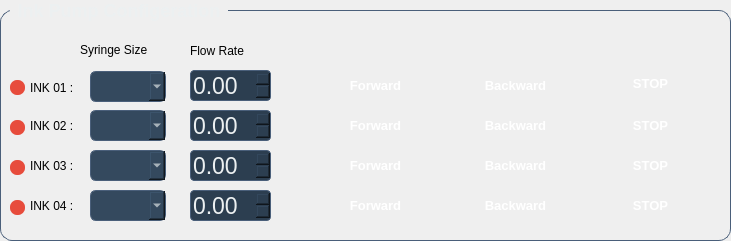
   <widget class="QGroupBox" name="inkpumpgroupBox">
    <property name="geometry">
     <rect>
      <x>10</x>
      <y>120</y>
      <width>731</width>
      <height>241</height>
     </rect>
    </property>
    <property name="styleSheet">
     <string notr="true">QGroupBox {
    background: qlineargradient(x1:0, y1:0, x2:1, y2:1, 
                stop:0 #34495e, stop:1 #2c3e50);
    border: 1px solid #4a5f7a;
    border-radius: 12px;
    color: #ecf0f1;
    font-size: 18px;
    font-weight: 600;
    margin-top: 10px;
    padding-top: 10px;
}

QGroupBox::title {
    color: #ecf0f1;
    left: 10px;
    padding: 0 5px;
    subcontrol-origin: margin;
    subcontrol-position: top left;
}</string>
    </property>
    <property name="title">
     <string>Ink Pump Configeration</string>
    </property>
    <widget class="QLabel" name="label_2">
     <property name="geometry">
      <rect>
       <x>30</x>
       <y>72</y>
       <width>51</width>
       <height>31</height>
      </rect>
     </property>
     <property name="text">
      <string>INK 01 :</string>
     </property>
    </widget>
    <widget class="QLabel" name="label_3">
     <property name="geometry">
      <rect>
       <x>30</x>
       <y>110</y>
       <width>51</width>
       <height>31</height>
      </rect>
     </property>
     <property name="text">
      <string>INK 02 :</string>
     </property>
    </widget>
    <widget class="QLabel" name="label_4">
     <property name="geometry">
      <rect>
       <x>30</x>
       <y>150</y>
       <width>61</width>
       <height>31</height>
      </rect>
     </property>
     <property name="text">
      <string>INK 03 :</string>
     </property>
    </widget>
    <widget class="QLabel" name="label_5">
     <property name="geometry">
      <rect>
       <x>30</x>
       <y>190</y>
       <width>51</width>
       <height>31</height>
      </rect>
     </property>
     <property name="text">
      <string>INK 04 :</string>
     </property>
    </widget>
    <widget class="QLabel" name="label_6">
     <property name="geometry">
      <rect>
       <x>80</x>
       <y>40</y>
       <width>101</width>
       <height>20</height>
      </rect>
     </property>
     <property name="styleSheet">
      <string notr="true"/>
     </property>
     <property name="text">
      <string>Syringe Size</string>
     </property>
    </widget>
    <widget class="QComboBox" name="syringersizecomboBox01">
     <property name="geometry">
      <rect>
       <x>90</x>
       <y>71</y>
       <width>76</width>
       <height>31</height>
      </rect>
     </property>
     <property name="styleSheet">
      <string notr="true">QComboBox {
    background: #34495e;
    border: 1px solid #4a5f7a;
    border-radius: 6px;
    color: #ecf0f1;
    font-size: 13px;
    padding: 6px 12px;
    min-width: 50px;
}

QComboBox:focus {
    border: 1px solid #3498db;
}


QComboBox QAbstractItemView {
    background: #34495e;
    border: 1px solid #4a5f7a;
    color: #ecf0f1;
    selection-background-color: #3498db;
}</string>
     </property>
    </widget>
    <widget class="QComboBox" name="syringersizecomboBox02">
     <property name="geometry">
      <rect>
       <x>90</x>
       <y>110</y>
       <width>76</width>
       <height>31</height>
      </rect>
     </property>
     <property name="styleSheet">
      <string notr="true">QComboBox {
    background: #34495e;
    border: 1px solid #4a5f7a;
    border-radius: 6px;
    color: #ecf0f1;
    font-size: 13px;
    padding: 6px 12px;
    min-width: 50px;
}

QComboBox:focus {
    border: 1px solid #3498db;
}


QComboBox QAbstractItemView {
    background: #34495e;
    border: 1px solid #4a5f7a;
    color: #ecf0f1;
    selection-background-color: #3498db;
}</string>
     </property>
    </widget>
    <widget class="QComboBox" name="syringersizecomboBox03">
     <property name="geometry">
      <rect>
       <x>90</x>
       <y>150</y>
       <width>76</width>
       <height>31</height>
      </rect>
     </property>
     <property name="styleSheet">
      <string notr="true">QComboBox {
    background: #34495e;
    border: 1px solid #4a5f7a;
    border-radius: 6px;
    color: #ecf0f1;
    font-size: 13px;
    padding: 6px 12px;
    min-width: 50px;
}

QComboBox:focus {
    border: 1px solid #3498db;
}


QComboBox QAbstractItemView {
    background: #34495e;
    border: 1px solid #4a5f7a;
    color: #ecf0f1;
    selection-background-color: #3498db;
}</string>
     </property>
    </widget>
    <widget class="QComboBox" name="syringersizecomboBox04">
     <property name="geometry">
      <rect>
       <x>90</x>
       <y>190</y>
       <width>76</width>
       <height>31</height>
      </rect>
     </property>
     <property name="styleSheet">
      <string notr="true">QComboBox {
    background: #34495e;
    border: 1px solid #4a5f7a;
    border-radius: 6px;
    color: #ecf0f1;
    font-size: 13px;
    padding: 6px 12px;
    min-width: 50px;
}

QComboBox:focus {
    border: 1px solid #3498db;
}


QComboBox QAbstractItemView {
    background: #34495e;
    border: 1px solid #4a5f7a;
    color: #ecf0f1;
    selection-background-color: #3498db;
}</string>
     </property>
    </widget>
    <widget class="QLabel" name="label_7">
     <property name="geometry">
      <rect>
       <x>190</x>
       <y>40</y>
       <width>81</width>
       <height>21</height>
      </rect>
     </property>
     <property name="text">
      <string>Flow Rate</string>
     </property>
    </widget>
    <widget class="QDoubleSpinBox" name="flowratedoubleSpinBox01">
     <property name="geometry">
      <rect>
       <x>190</x>
       <y>70</y>
       <width>81</width>
       <height>31</height>
      </rect>
     </property>
     <property name="styleSheet">
      <string notr="true">QDoubleSpinBox {
    background: #2c3e50;
    border: 1px solid #4a5f7a;
    border-radius: 4px;
    color: #ecf0f1;
    font-size: 23px;

}

QDoubleSpinBox:focus {
    border: 1px solid #3498db;
}
</string>
     </property>
    </widget>
    <widget class="QDoubleSpinBox" name="flowratedoubleSpinBox02">
     <property name="geometry">
      <rect>
       <x>190</x>
       <y>110</y>
       <width>81</width>
       <height>31</height>
      </rect>
     </property>
     <property name="styleSheet">
      <string notr="true">QDoubleSpinBox {
    background: #2c3e50;
    border: 1px solid #4a5f7a;
    border-radius: 4px;
    color: #ecf0f1;
    font-size: 23px;

}

QDoubleSpinBox:focus {
    border: 1px solid #3498db;
}
</string>
     </property>
    </widget>
    <widget class="QDoubleSpinBox" name="flowratedoubleSpinBox03">
     <property name="geometry">
      <rect>
       <x>190</x>
       <y>150</y>
       <width>81</width>
       <height>31</height>
      </rect>
     </property>
     <property name="styleSheet">
      <string notr="true">QDoubleSpinBox {
    background: #2c3e50;
    border: 1px solid #4a5f7a;
    border-radius: 4px;
    color: #ecf0f1;
    font-size: 23px;

}

QDoubleSpinBox:focus {
    border: 1px solid #3498db;
}
</string>
     </property>
    </widget>
    <widget class="QDoubleSpinBox" name="flowratedoubleSpinBox04">
     <property name="geometry">
      <rect>
       <x>190</x>
       <y>190</y>
       <width>81</width>
       <height>31</height>
      </rect>
     </property>
     <property name="styleSheet">
      <string notr="true">QDoubleSpinBox {
    background: #2c3e50;
    border: 1px solid #4a5f7a;
    border-radius: 4px;
    color: #ecf0f1;
    font-size: 23px;

}

QDoubleSpinBox:focus {
    border: 1px solid #3498db;
}
</string>
     </property>
    </widget>
    <widget class="QPushButton" name="inkmotorpushButton01Forward">
     <property name="geometry">
      <rect>
       <x>320</x>
       <y>70</y>
       <width>111</width>
       <height>31</height>
      </rect>
     </property>
     <property name="styleSheet">
      <string notr="true">QPushButton {
    background: qlineargradient(x1:0, y1:0, x2:1, y2:1, 
                stop:0 #3498db, stop:1 #2980b9);
    border: none;
    border-radius: 6px;
    color: white;
    font-size: 13px;
    font-weight: 500;
    padding: 8px 16px;
    text-transform: uppercase;
}

QPushButton:hover {
    background: qlineargradient(x1:0, y1:0, x2:1, y2:1, 
                stop:0 #52a8e0, stop:1 #3498db);
}

QPushButton:pressed {
    background: qlineargradient(x1:0, y1:0, x2:1, y2:1, 
                stop:0 #2980b9, stop:1 #1f5f8b);
}</string>
     </property>
     <property name="text">
      <string>Forward</string>
     </property>
    </widget>
    <widget class="QPushButton" name="inkmotorpushButton02Forward">
     <property name="geometry">
      <rect>
       <x>320</x>
       <y>110</y>
       <width>111</width>
       <height>31</height>
      </rect>
     </property>
     <property name="styleSheet">
      <string notr="true">QPushButton {
    background: qlineargradient(x1:0, y1:0, x2:1, y2:1, 
                stop:0 #3498db, stop:1 #2980b9);
    border: none;
    border-radius: 6px;
    color: white;
    font-size: 13px;
    font-weight: 500;
    padding: 8px 16px;
    text-transform: uppercase;
}

QPushButton:hover {
    background: qlineargradient(x1:0, y1:0, x2:1, y2:1, 
                stop:0 #52a8e0, stop:1 #3498db);
}

QPushButton:pressed {
    background: qlineargradient(x1:0, y1:0, x2:1, y2:1, 
                stop:0 #2980b9, stop:1 #1f5f8b);
}</string>
     </property>
     <property name="text">
      <string>Forward</string>
     </property>
    </widget>
    <widget class="QPushButton" name="inkmotorpushButton03Forward">
     <property name="geometry">
      <rect>
       <x>320</x>
       <y>150</y>
       <width>111</width>
       <height>31</height>
      </rect>
     </property>
     <property name="styleSheet">
      <string notr="true">QPushButton {
    background: qlineargradient(x1:0, y1:0, x2:1, y2:1, 
                stop:0 #3498db, stop:1 #2980b9);
    border: none;
    border-radius: 6px;
    color: white;
    font-size: 13px;
    font-weight: 500;
    padding: 8px 16px;
    text-transform: uppercase;
}

QPushButton:hover {
    background: qlineargradient(x1:0, y1:0, x2:1, y2:1, 
                stop:0 #52a8e0, stop:1 #3498db);
}

QPushButton:pressed {
    background: qlineargradient(x1:0, y1:0, x2:1, y2:1, 
                stop:0 #2980b9, stop:1 #1f5f8b);
}</string>
     </property>
     <property name="text">
      <string>Forward</string>
     </property>
    </widget>
    <widget class="QPushButton" name="inkmotorpushButton04Forward">
     <property name="geometry">
      <rect>
       <x>320</x>
       <y>190</y>
       <width>111</width>
       <height>31</height>
      </rect>
     </property>
     <property name="styleSheet">
      <string notr="true">QPushButton {
    background: qlineargradient(x1:0, y1:0, x2:1, y2:1, 
                stop:0 #3498db, stop:1 #2980b9);
    border: none;
    border-radius: 6px;
    color: white;
    font-size: 13px;
    font-weight: 500;
    padding: 8px 16px;
    text-transform: uppercase;
}

QPushButton:hover {
    background: qlineargradient(x1:0, y1:0, x2:1, y2:1, 
                stop:0 #52a8e0, stop:1 #3498db);
}

QPushButton:pressed {
    background: qlineargradient(x1:0, y1:0, x2:1, y2:1, 
                stop:0 #2980b9, stop:1 #1f5f8b);
}</string>
     </property>
     <property name="text">
      <string>Forward</string>
     </property>
    </widget>
    <widget class="QPushButton" name="inkmotorpushButton01Backward">
     <property name="geometry">
      <rect>
       <x>460</x>
       <y>70</y>
       <width>111</width>
       <height>31</height>
      </rect>
     </property>
     <property name="styleSheet">
      <string notr="true">QPushButton {
    background: qlineargradient(x1:0, y1:0, x2:1, y2:1, 
                stop:0 #7f8c8d, stop:1 #95a5a6);
    border: none;
    border-radius: 6px;
    color: white;
    font-size: 13px;
    font-weight: 500;
    padding: 8px 16px;
    text-transform: uppercase;
}

QPushButton:hover {
    background: qlineargradient(x1:0, y1:0, x2:1, y2:1, 
                stop:0 #95a5a6, stop:1 #b2bec3);
}
</string>
     </property>
     <property name="text">
      <string>Backward</string>
     </property>
    </widget>
    <widget class="QPushButton" name="inkmotorpushButton02Backward">
     <property name="geometry">
      <rect>
       <x>460</x>
       <y>110</y>
       <width>111</width>
       <height>31</height>
      </rect>
     </property>
     <property name="styleSheet">
      <string notr="true">QPushButton {
    background: qlineargradient(x1:0, y1:0, x2:1, y2:1, 
                stop:0 #7f8c8d, stop:1 #95a5a6);
    border: none;
    border-radius: 6px;
    color: white;
    font-size: 13px;
    font-weight: 500;
    padding: 8px 16px;
    text-transform: uppercase;
}

QPushButton:hover {
    background: qlineargradient(x1:0, y1:0, x2:1, y2:1, 
                stop:0 #95a5a6, stop:1 #b2bec3);
}
</string>
     </property>
     <property name="text">
      <string>Backward</string>
     </property>
    </widget>
    <widget class="QPushButton" name="inkmotorpushButton03Backward">
     <property name="geometry">
      <rect>
       <x>460</x>
       <y>150</y>
       <width>111</width>
       <height>31</height>
      </rect>
     </property>
     <property name="styleSheet">
      <string notr="true">QPushButton {
    background: qlineargradient(x1:0, y1:0, x2:1, y2:1, 
                stop:0 #7f8c8d, stop:1 #95a5a6);
    border: none;
    border-radius: 6px;
    color: white;
    font-size: 13px;
    font-weight: 500;
    padding: 8px 16px;
    text-transform: uppercase;
}

QPushButton:hover {
    background: qlineargradient(x1:0, y1:0, x2:1, y2:1, 
                stop:0 #95a5a6, stop:1 #b2bec3);
}
</string>
     </property>
     <property name="text">
      <string>Backward</string>
     </property>
    </widget>
    <widget class="QPushButton" name="inkmotorpushButton03Backward_2">
     <property name="geometry">
      <rect>
       <x>460</x>
       <y>190</y>
       <width>111</width>
       <height>31</height>
      </rect>
     </property>
     <property name="styleSheet">
      <string notr="true">QPushButton {
    background: qlineargradient(x1:0, y1:0, x2:1, y2:1, 
                stop:0 #7f8c8d, stop:1 #95a5a6);
    border: none;
    border-radius: 6px;
    color: white;
    font-size: 13px;
    font-weight: 500;
    padding: 8px 16px;
    text-transform: uppercase;
}

QPushButton:hover {
    background: qlineargradient(x1:0, y1:0, x2:1, y2:1, 
                stop:0 #95a5a6, stop:1 #b2bec3);
}
</string>
     </property>
     <property name="text">
      <string>Backward</string>
     </property>
    </widget>
    <widget class="QLabel" name="ink01indicator">
     <property name="geometry">
      <rect>
       <x>10</x>
       <y>80</y>
       <width>15</width>
       <height>15</height>
      </rect>
     </property>
     <property name="styleSheet">
      <string notr="true">QLabel {
    background: #e74c3c;
    border-radius: 7px;
    min-width: 15px;
    max-width: 15px;
    min-height: 15px;
    max-height: 15px;
}

QLabel#connectionStatus[connected=&quot;true&quot;] {
    background: #27ae60;
}</string>
     </property>
     <property name="text">
      <string/>
     </property>
    </widget>
    <widget class="QLabel" name="ink02indicator">
     <property name="geometry">
      <rect>
       <x>10</x>
       <y>120</y>
       <width>15</width>
       <height>15</height>
      </rect>
     </property>
     <property name="styleSheet">
      <string notr="true">QLabel {
    background: #e74c3c;
    border-radius: 7px;
    min-width: 15px;
    max-width: 15px;
    min-height: 15px;
    max-height: 15px;
}

QLabel#connectionStatus[connected=&quot;true&quot;] {
    background: #27ae60;
}</string>
     </property>
     <property name="text">
      <string/>
     </property>
    </widget>
    <widget class="QLabel" name="ink03indicator">
     <property name="geometry">
      <rect>
       <x>10</x>
       <y>160</y>
       <width>15</width>
       <height>15</height>
      </rect>
     </property>
     <property name="styleSheet">
      <string notr="true">QLabel {
    background: #e74c3c;
    border-radius: 7px;
    min-width: 15px;
    max-width: 15px;
    min-height: 15px;
    max-height: 15px;
}

QLabel#connectionStatus[connected=&quot;true&quot;] {
    background: #27ae60;
}</string>
     </property>
     <property name="text">
      <string/>
     </property>
    </widget>
    <widget class="QLabel" name="ink04indicator">
     <property name="geometry">
      <rect>
       <x>10</x>
       <y>200</y>
       <width>15</width>
       <height>15</height>
      </rect>
     </property>
     <property name="styleSheet">
      <string notr="true">QLabel {
    background: #e74c3c;
    border-radius: 7px;
    min-width: 15px;
    max-width: 15px;
    min-height: 15px;
    max-height: 15px;
}

QLabel#connectionStatus[connected=&quot;true&quot;] {
    background: #27ae60;
}</string>
     </property>
     <property name="text">
      <string/>
     </property>
    </widget>
    <widget class="QPushButton" name="inkmotorpushButton01Stop">
     <property name="geometry">
      <rect>
       <x>600</x>
       <y>68</y>
       <width>101</width>
       <height>31</height>
      </rect>
     </property>
     <property name="styleSheet">
      <string notr="true">QPushButton {
    background: qlineargradient(x1:0, y1:0, x2:1, y2:1, 
                stop:0 #e74c3c, stop:1 #c0392b);
    border: none;
    border-radius: 6px;
    color: white;
    font-size: 13px;
    font-weight: 500;
    padding: 8px 16px;
    text-transform: uppercase;
}

QPushButton:hover {
    background: qlineargradient(x1:0, y1:0, x2:1, y2:1, 
                stop:0 #ec7063, stop:1 #e74c3c);
}</string>
     </property>
     <property name="text">
      <string>STOP</string>
     </property>
    </widget>
    <widget class="QPushButton" name="inkmotorpushButton02Stop">
     <property name="geometry">
      <rect>
       <x>600</x>
       <y>110</y>
       <width>101</width>
       <height>31</height>
      </rect>
     </property>
     <property name="styleSheet">
      <string notr="true">QPushButton {
    background: qlineargradient(x1:0, y1:0, x2:1, y2:1, 
                stop:0 #e74c3c, stop:1 #c0392b);
    border: none;
    border-radius: 6px;
    color: white;
    font-size: 13px;
    font-weight: 500;
    padding: 8px 16px;
    text-transform: uppercase;
}

QPushButton:hover {
    background: qlineargradient(x1:0, y1:0, x2:1, y2:1, 
                stop:0 #ec7063, stop:1 #e74c3c);
}</string>
     </property>
     <property name="text">
      <string>STOP</string>
     </property>
    </widget>
    <widget class="QPushButton" name="inkmotorpushButton03Stop">
     <property name="geometry">
      <rect>
       <x>600</x>
       <y>150</y>
       <width>101</width>
       <height>31</height>
      </rect>
     </property>
     <property name="styleSheet">
      <string notr="true">QPushButton {
    background: qlineargradient(x1:0, y1:0, x2:1, y2:1, 
                stop:0 #e74c3c, stop:1 #c0392b);
    border: none;
    border-radius: 6px;
    color: white;
    font-size: 13px;
    font-weight: 500;
    padding: 8px 16px;
    text-transform: uppercase;
}

QPushButton:hover {
    background: qlineargradient(x1:0, y1:0, x2:1, y2:1, 
                stop:0 #ec7063, stop:1 #e74c3c);
}</string>
     </property>
     <property name="text">
      <string>STOP</string>
     </property>
    </widget>
    <widget class="QPushButton" name="inkmotorpushButton04Stop">
     <property name="geometry">
      <rect>
       <x>600</x>
       <y>190</y>
       <width>101</width>
       <height>31</height>
      </rect>
     </property>
     <property name="styleSheet">
      <string notr="true">QPushButton {
    background: qlineargradient(x1:0, y1:0, x2:1, y2:1, 
                stop:0 #e74c3c, stop:1 #c0392b);
    border: none;
    border-radius: 6px;
    color: white;
    font-size: 13px;
    font-weight: 500;
    padding: 8px 16px;
    text-transform: uppercase;
}

QPushButton:hover {
    background: qlineargradient(x1:0, y1:0, x2:1, y2:1, 
                stop:0 #ec7063, stop:1 #e74c3c);
}</string>
     </property>
     <property name="text">
      <string>STOP</string>
     </property>
    </widget>
   </widget>
